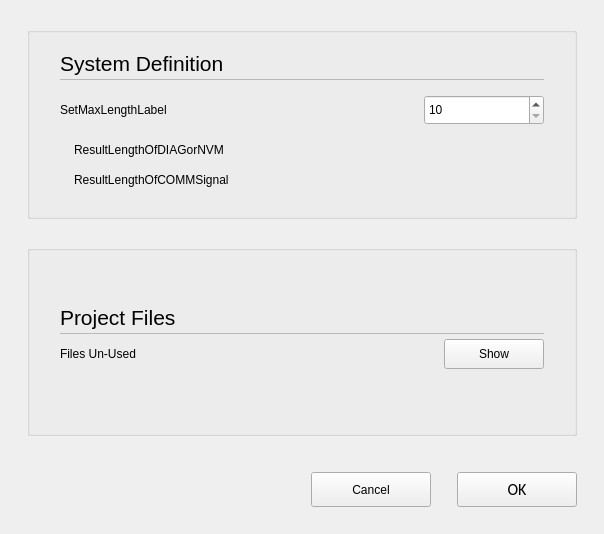
<?xml version="1.0" encoding="UTF-8"?>
<ui version="4.0">
 <class>C_NagProjectSettingsPopupDialog</class>
 <widget class="QWidget" name="C_NagProjectSettingsPopupDialog">
  <property name="geometry">
   <rect>
    <x>0</x>
    <y>0</y>
    <width>604</width>
    <height>534</height>
   </rect>
  </property>
  <property name="windowTitle">
   <string>C_NagProjectSettingsPopupDialog</string>
  </property>
  <property name="autoFillBackground">
   <bool>false</bool>
  </property>
  <layout class="QVBoxLayout" name="verticalLayout">
   <property name="leftMargin">
    <number>27</number>
   </property>
   <property name="topMargin">
    <number>27</number>
   </property>
   <property name="rightMargin">
    <number>27</number>
   </property>
   <property name="bottomMargin">
    <number>0</number>
   </property>
   <item>
    <widget class="stw::opensyde_gui_elements::C_OgeGbx" name="pc_GroupBoxGeneral_5">
     <property name="title">
      <string/>
     </property>
     <layout class="QVBoxLayout" name="verticalLayout_6" stretch="0,0,0,0">
      <property name="spacing">
       <number>0</number>
      </property>
      <property name="leftMargin">
       <number>30</number>
      </property>
      <property name="topMargin">
       <number>5</number>
      </property>
      <property name="rightMargin">
       <number>30</number>
      </property>
      <property name="bottomMargin">
       <number>13</number>
      </property>
      <item>
       <layout class="QVBoxLayout" name="verticalLayout_2" stretch="0,0">
        <property name="spacing">
         <number>0</number>
        </property>
        <property name="topMargin">
         <number>0</number>
        </property>
        <property name="bottomMargin">
         <number>0</number>
        </property>
        <item>
         <layout class="QHBoxLayout" name="horizontalLayout_5">
          <property name="topMargin">
           <number>0</number>
          </property>
          <property name="bottomMargin">
           <number>1</number>
          </property>
          <item>
           <widget class="stw::opensyde_gui_elements::C_OgeLabHeadingGroupBold" name="pc_LabelHeadingPreview">
            <property name="minimumSize">
             <size>
              <width>0</width>
              <height>30</height>
             </size>
            </property>
            <property name="maximumSize">
             <size>
              <width>16777215</width>
              <height>30</height>
             </size>
            </property>
            <property name="font">
             <font>
              <family>Segoe UI</family>
              <pointsize>16</pointsize>
             </font>
            </property>
            <property name="text">
             <string>System Definition</string>
            </property>
           </widget>
          </item>
          <item>
           <spacer name="horizontalSpacer_5">
            <property name="orientation">
             <enum>Qt::Horizontal</enum>
            </property>
            <property name="sizeHint" stdset="0">
             <size>
              <width>40</width>
              <height>20</height>
             </size>
            </property>
           </spacer>
          </item>
         </layout>
        </item>
        <item>
         <widget class="stw::opensyde_gui_elements::C_OgeFraSeparator" name="pc_Frame">
          <property name="minimumSize">
           <size>
            <width>0</width>
            <height>1</height>
           </size>
          </property>
          <property name="maximumSize">
           <size>
            <width>16777215</width>
            <height>1</height>
           </size>
          </property>
          <property name="frameShape">
           <enum>QFrame::StyledPanel</enum>
          </property>
          <property name="frameShadow">
           <enum>QFrame::Raised</enum>
          </property>
         </widget>
        </item>
       </layout>
      </item>
      <item>
       <layout class="QHBoxLayout" name="horizontalLayout_2">
        <property name="bottomMargin">
         <number>0</number>
        </property>
        <item>
         <widget class="stw::opensyde_gui_elements::C_OgeLabGroupItem" name="pc_SetMaxLengthLabel">
          <property name="minimumSize">
           <size>
            <width>0</width>
            <height>40</height>
           </size>
          </property>
          <property name="maximumSize">
           <size>
            <width>16777215</width>
            <height>40</height>
           </size>
          </property>
          <property name="text">
           <string>SetMaxLengthLabel</string>
          </property>
         </widget>
        </item>
        <item>
         <spacer name="horizontalSpacer">
          <property name="orientation">
           <enum>Qt::Horizontal</enum>
          </property>
          <property name="sizeHint" stdset="0">
           <size>
            <width>40</width>
            <height>20</height>
           </size>
          </property>
         </spacer>
        </item>
        <item>
         <widget class="stw::opensyde_gui_elements::C_OgeSpxNumber" name="pc_SpinBox">
          <property name="minimumSize">
           <size>
            <width>120</width>
            <height>30</height>
           </size>
          </property>
          <property name="maximumSize">
           <size>
            <width>120</width>
            <height>30</height>
           </size>
          </property>
          <property name="minimum">
           <number>10</number>
          </property>
          <property name="maximum">
           <number>31</number>
          </property>
          <property name="value">
           <number>10</number>
          </property>
         </widget>
        </item>
       </layout>
      </item>
      <item>
       <layout class="QHBoxLayout" name="horizontalLayout">
        <property name="spacing">
         <number>0</number>
        </property>
        <property name="bottomMargin">
         <number>0</number>
        </property>
        <item>
         <spacer name="horizontalSpacer_3">
          <property name="orientation">
           <enum>Qt::Horizontal</enum>
          </property>
          <property name="sizeType">
           <enum>QSizePolicy::Fixed</enum>
          </property>
          <property name="sizeHint" stdset="0">
           <size>
            <width>14</width>
            <height>0</height>
           </size>
          </property>
         </spacer>
        </item>
        <item>
         <widget class="stw::opensyde_gui_elements::C_OgeLabGroupSubItem" name="pc_ResultLengthOfDIAGorNVM">
          <property name="minimumSize">
           <size>
            <width>0</width>
            <height>20</height>
           </size>
          </property>
          <property name="maximumSize">
           <size>
            <width>16777215</width>
            <height>20</height>
           </size>
          </property>
          <property name="text">
           <string>ResultLengthOfDIAGorNVM</string>
          </property>
         </widget>
        </item>
       </layout>
      </item>
      <item>
       <layout class="QHBoxLayout" name="horizontalLayout_3">
        <property name="spacing">
         <number>0</number>
        </property>
        <property name="bottomMargin">
         <number>0</number>
        </property>
        <item>
         <spacer name="horizontalSpacer_4">
          <property name="orientation">
           <enum>Qt::Horizontal</enum>
          </property>
          <property name="sizeType">
           <enum>QSizePolicy::Fixed</enum>
          </property>
          <property name="sizeHint" stdset="0">
           <size>
            <width>14</width>
            <height>0</height>
           </size>
          </property>
         </spacer>
        </item>
        <item>
         <widget class="stw::opensyde_gui_elements::C_OgeLabGroupSubItem" name="pc_ResultLengthOfCOMMSignal">
          <property name="minimumSize">
           <size>
            <width>0</width>
            <height>20</height>
           </size>
          </property>
          <property name="maximumSize">
           <size>
            <width>16777215</width>
            <height>20</height>
           </size>
          </property>
          <property name="text">
           <string>ResultLengthOfCOMMSignal</string>
          </property>
         </widget>
        </item>
       </layout>
      </item>
     </layout>
    </widget>
   </item>
   <item>
    <spacer name="verticalSpacer">
     <property name="orientation">
      <enum>Qt::Vertical</enum>
     </property>
     <property name="sizeType">
      <enum>QSizePolicy::Fixed</enum>
     </property>
     <property name="sizeHint" stdset="0">
      <size>
       <width>20</width>
       <height>20</height>
      </size>
     </property>
    </spacer>
   </item>
   <item>
    <widget class="stw::opensyde_gui_elements::C_OgeGbx" name="pc_GbxUnusedFiles">
     <property name="title">
      <string/>
     </property>
     <layout class="QVBoxLayout" name="verticalLayout_3">
      <property name="spacing">
       <number>0</number>
      </property>
      <property name="leftMargin">
       <number>30</number>
      </property>
      <property name="topMargin">
       <number>5</number>
      </property>
      <property name="rightMargin">
       <number>30</number>
      </property>
      <property name="bottomMargin">
       <number>13</number>
      </property>
      <item>
       <layout class="QVBoxLayout" name="verticalLayout_4" stretch="0,0,0">
        <property name="spacing">
         <number>0</number>
        </property>
        <property name="bottomMargin">
         <number>0</number>
        </property>
        <item>
         <layout class="QHBoxLayout" name="horizontalLayout_4">
          <property name="spacing">
           <number>6</number>
          </property>
          <property name="bottomMargin">
           <number>1</number>
          </property>
          <item>
           <widget class="stw::opensyde_gui_elements::C_OgeLabHeadingGroupBold" name="pc_LabelProjectFiles">
            <property name="minimumSize">
             <size>
              <width>0</width>
              <height>30</height>
             </size>
            </property>
            <property name="maximumSize">
             <size>
              <width>16777215</width>
              <height>30</height>
             </size>
            </property>
            <property name="font">
             <font>
              <family>Segoe UI</family>
              <pointsize>16</pointsize>
             </font>
            </property>
            <property name="text">
             <string>Project Files</string>
            </property>
           </widget>
          </item>
          <item>
           <spacer name="horizontalSpacer_6">
            <property name="orientation">
             <enum>Qt::Horizontal</enum>
            </property>
            <property name="sizeHint" stdset="0">
             <size>
              <width>40</width>
              <height>20</height>
             </size>
            </property>
           </spacer>
          </item>
         </layout>
        </item>
        <item>
         <widget class="stw::opensyde_gui_elements::C_OgeFraSeparator" name="pc_FilesUnUsedSeperator">
          <property name="minimumSize">
           <size>
            <width>0</width>
            <height>1</height>
           </size>
          </property>
          <property name="maximumSize">
           <size>
            <width>16777215</width>
            <height>1</height>
           </size>
          </property>
          <property name="frameShape">
           <enum>QFrame::StyledPanel</enum>
          </property>
          <property name="frameShadow">
           <enum>QFrame::Raised</enum>
          </property>
         </widget>
        </item>
        <item>
         <layout class="QHBoxLayout" name="horizontalLayout_6">
          <property name="spacing">
           <number>6</number>
          </property>
          <property name="bottomMargin">
           <number>0</number>
          </property>
          <item>
           <widget class="stw::opensyde_gui_elements::C_OgeLabGroupItem" name="pc_LabelFilesUnUsed">
            <property name="minimumSize">
             <size>
              <width>0</width>
              <height>40</height>
             </size>
            </property>
            <property name="maximumSize">
             <size>
              <width>16777215</width>
              <height>40</height>
             </size>
            </property>
            <property name="text">
             <string>Files Un-Used</string>
            </property>
           </widget>
          </item>
          <item>
           <spacer name="horizontalSpacer_7">
            <property name="orientation">
             <enum>Qt::Horizontal</enum>
            </property>
            <property name="sizeHint" stdset="0">
             <size>
              <width>40</width>
              <height>20</height>
             </size>
            </property>
           </spacer>
          </item>
          <item>
           <widget class="stw::opensyde_gui_elements::C_OgePubConfigure" name="pc_ButtonShow">
            <property name="minimumSize">
             <size>
              <width>100</width>
              <height>30</height>
             </size>
            </property>
            <property name="maximumSize">
             <size>
              <width>100</width>
              <height>30</height>
             </size>
            </property>
            <property name="text">
             <string>Show</string>
            </property>
           </widget>
          </item>
         </layout>
        </item>
       </layout>
      </item>
     </layout>
    </widget>
   </item>
   <item>
    <spacer name="pc_VerticalSpacerButtonsObove">
     <property name="orientation">
      <enum>Qt::Vertical</enum>
     </property>
     <property name="sizeType">
      <enum>QSizePolicy::Fixed</enum>
     </property>
     <property name="sizeHint" stdset="0">
      <size>
       <width>20</width>
       <height>30</height>
      </size>
     </property>
    </spacer>
   </item>
   <item>
    <layout class="QHBoxLayout" name="horizontalLayout_22">
     <property name="spacing">
      <number>6</number>
     </property>
     <item>
      <spacer name="horizontalSpacer_9">
       <property name="orientation">
        <enum>Qt::Horizontal</enum>
       </property>
       <property name="sizeHint" stdset="0">
        <size>
         <width>40</width>
         <height>20</height>
        </size>
       </property>
      </spacer>
     </item>
     <item>
      <widget class="stw::opensyde_gui_elements::C_OgePubCancel" name="pc_PushButtonCancel">
       <property name="minimumSize">
        <size>
         <width>120</width>
         <height>35</height>
        </size>
       </property>
       <property name="maximumSize">
        <size>
         <width>120</width>
         <height>35</height>
        </size>
       </property>
       <property name="text">
        <string>Cancel</string>
       </property>
      </widget>
     </item>
     <item>
      <spacer name="horizontalSpacer_2">
       <property name="orientation">
        <enum>Qt::Horizontal</enum>
       </property>
       <property name="sizeType">
        <enum>QSizePolicy::Fixed</enum>
       </property>
       <property name="sizeHint" stdset="0">
        <size>
         <width>20</width>
         <height>20</height>
        </size>
       </property>
      </spacer>
     </item>
     <item>
      <widget class="stw::opensyde_gui_elements::C_OgePubDialog" name="pc_PushButtonOk">
       <property name="minimumSize">
        <size>
         <width>120</width>
         <height>35</height>
        </size>
       </property>
       <property name="maximumSize">
        <size>
         <width>120</width>
         <height>35</height>
        </size>
       </property>
       <property name="font">
        <font>
         <family>Calibri</family>
         <pointsize>12</pointsize>
        </font>
       </property>
       <property name="text">
        <string>OK</string>
       </property>
      </widget>
     </item>
    </layout>
   </item>
   <item>
    <spacer name="verticalSpacer_7">
     <property name="orientation">
      <enum>Qt::Vertical</enum>
     </property>
     <property name="sizeType">
      <enum>QSizePolicy::Fixed</enum>
     </property>
     <property name="sizeHint" stdset="0">
      <size>
       <width>20</width>
       <height>27</height>
      </size>
     </property>
    </spacer>
   </item>
  </layout>
 </widget>
 <customwidgets>
  <customwidget>
   <class>stw::opensyde_gui_elements::C_OgeFraSeparator</class>
   <extends>QFrame</extends>
   <header>C_OgeFraSeparator.hpp</header>
   <container>1</container>
  </customwidget>
  <customwidget>
   <class>stw::opensyde_gui_elements::C_OgeLabHeadingGroupBold</class>
   <extends>QLabel</extends>
   <header>C_OgeLabHeadingGroupBold.hpp</header>
  </customwidget>
  <customwidget>
   <class>stw::opensyde_gui_elements::C_OgeLabGroupItem</class>
   <extends>QLabel</extends>
   <header>C_OgeLabGroupItem.hpp</header>
  </customwidget>
  <customwidget>
   <class>stw::opensyde_gui_elements::C_OgeSpxNumber</class>
   <extends>QSpinBox</extends>
   <header>C_OgeSpxNumber.hpp</header>
  </customwidget>
  <customwidget>
   <class>stw::opensyde_gui_elements::C_OgePubDialog</class>
   <extends>QPushButton</extends>
   <header>C_OgePubDialog.hpp</header>
  </customwidget>
  <customwidget>
   <class>stw::opensyde_gui_elements::C_OgeGbx</class>
   <extends>QGroupBox</extends>
   <header>C_OgeGbx.hpp</header>
   <container>1</container>
  </customwidget>
  <customwidget>
   <class>stw::opensyde_gui_elements::C_OgePubCancel</class>
   <extends>QPushButton</extends>
   <header>C_OgePubCancel.hpp</header>
  </customwidget>
  <customwidget>
   <class>stw::opensyde_gui_elements::C_OgeLabGroupSubItem</class>
   <extends>QLabel</extends>
   <header>C_OgeLabGroupSubItem.hpp</header>
  </customwidget>
  <customwidget>
   <class>stw::opensyde_gui_elements::C_OgePubConfigure</class>
   <extends>QPushButton</extends>
   <header>C_OgePubConfigure.hpp</header>
  </customwidget>
 </customwidgets>
 <resources/>
 <connections/>
</ui>
